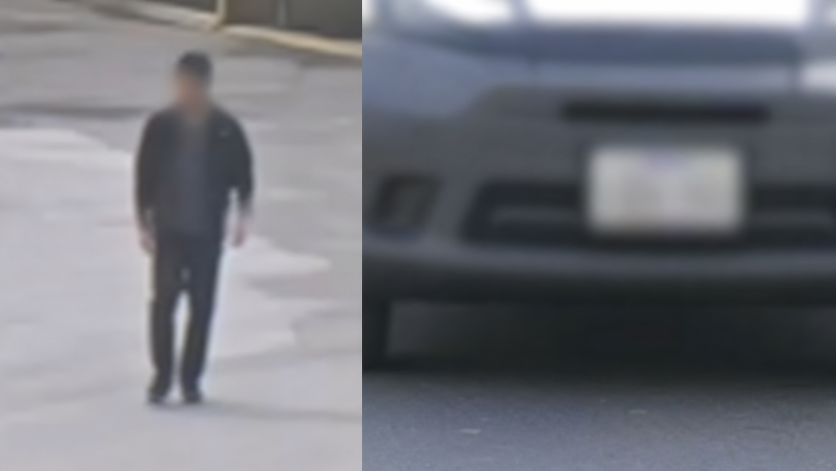
#> input picture assets/dori/detection.png, 1672 x 941 px (shown at 1/2 size); its folder holds only this picture in this run
$ python optimize-dori-thumbnails.py
#> lines starting #> are read from the running program, lines starting #| are printed output that depends on the picture
from pathlib import Path

from PIL import Image


BASE_DIR = Path(__file__).parent / "assets" / "dori"
NAMES = ["detection", "observation", "recognition", "identification"]
SIZE = (320, 180)


def main():
    for name in NAMES:
        source = BASE_DIR / f"{name}.png"
        target = BASE_DIR / f"{name}-thumb.webp"

        image = Image.open(source).convert("RGB")
#> image is the input picture: PIL image 1672x941 RGB; mean R, G, B 115.1, 117, 123.9
        image.thumbnail(SIZE, Image.Resampling.LANCZOS)
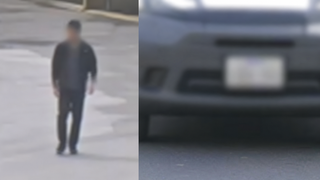
#> image: PIL image 320x180 RGB; mean R, G, B 115.2, 117.2, 124.1

        canvas = Image.new("RGB", SIZE, (245, 248, 250))
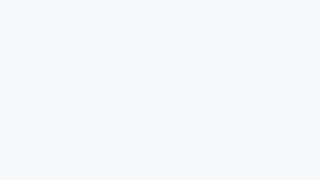
#> canvas: PIL image 320x180 RGB; mean R, G, B 245, 248, 250
        x = (SIZE[0] - image.width) // 2
#> x = 0
        y = (SIZE[1] - image.height) // 2
#> y = 0
        canvas.paste(image, (x, y))
        canvas.save(target, "WEBP", quality=72, method=6)

#> (the run stopped early here; a loop or call above may not have finished)
